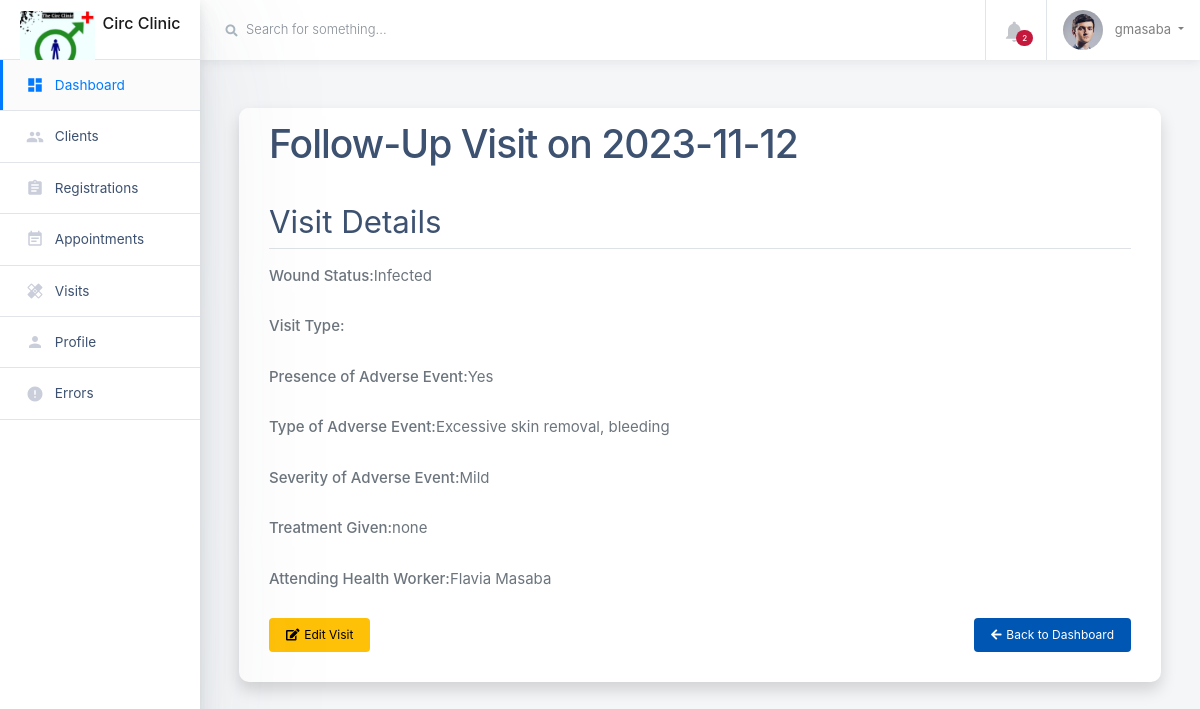
The page /follow-up-visit/1/ (signed in) on the database its author committed.
### circumcision/models.py (models this page shows, shortened)
class FollowUpVisit(models.Model):
    Client = models.ForeignKey(Client, on_delete=models.CASCADE ,default=1)
    visit_type = models.ForeignKey(VisitType, on_delete=models.SET_NULL, null=True, blank=True)
    visit_date = models.DateField(null=True, blank=True)
    wound_status = models.CharField(max_length=20, choices=[('healing', 'Healing'), ('infected', 'Infected'), ('other', 'Other')], null=True, blank=True)
    presence_of_adverse_event = models.BooleanField(default=False)
    type_of_adverse_event = models.ManyToManyField(AdverseEvent,  null=True, blank=True)
    severity_of_adverse_event = models.CharField(max_length=10, choices=[('mild', 'Mild'), ('moderate', 'Moderate'), ('severe', 'Severe')], null=True, blank=True)
    treatment_given = models.TextField(null=True, blank=True)
    attending_health_worker = models.CharField(max_length=100)

class AdverseEvent(models.Model):
    name = models.CharField(max_length=255)
    details = models.TextField(null=True, blank=True)
    def __str__(self):
        return self.name

### circumcision/views.py (the view)
# urls.py: path('follow-up-visit/<int:visit_id>/', follow_up_visit_detail, name='follow_up_visit_detail'),
def follow_up_visit_detail(request, visit_id):
    visit = get_object_or_404(FollowUpVisit, id=visit_id)
    return render(request, 'clients/follow_up_visit_detail.html', {'visit': visit})

### circumcision/templates/clients/follow_up_visit_detail.html (shortened to what this page needs)
{% extends 'base.html' %}
{% block content %}
<link href="https://cdnjs.cloudflare.com/ajax/libs/font-awesome/5.15.1/css/all.min.css" rel="stylesheet">
<div class="container mt-5">
    <div class="card shadow">
        <div class="card-header bg-custom-primary text-white">
            <h2 class="card-title">Follow-Up Visit on {{ visit.visit_date|date:"Y-m-d" }}</h2>
        </div>
        <div class="card-body">
            <h3 class="card-subtitle">Visit Details</h3>
            <p class="detail-label">Wound Status:<span class="detail-value">{{ visit.get_wound_status_display }}</span></p>
            <p class="detail-label">Visit Type:</p>
            <p class="detail-label">Presence of Adverse Event:<span class="detail-value">{{ visit.presence_of_adverse_event|yesno:"Yes,No" }}</span></p>
            {% if visit.presence_of_adverse_event %}
                <p class="detail-label">Type of Adverse Event:<span class="detail-value">{{ visit.type_of_adverse_event.all|join:", " }}</span></p>
                <p class="detail-label">Severity of Adverse Event:<span class="detail-value">{{ visit.get_severity_of_adverse_event_display }}</span></p>
            {% endif %}
            <p class="detail-label">Treatment Given:<span class="detail-value">{{ visit.treatment_given }}</span></p>
            <p class="detail-label">Attending Health Worker:<span class="detail-value">{{ visit.attending_health_worker }}</span></p>
            <div class="d-flex justify-content-between mt-4">
                <a href="{% url 'edit_follow_up_visit' visit.id %}" class="btn btn-custom-warning icon-btn">
                    <i class="fas fa-edit"></i> Edit Visit
                </a>
                <a href="{% url 'patient_dashbord' visit.Client.id %}" class="btn btn-custom-primary icon-btn">
                    <i class="fas fa-arrow-left"></i> Back to Dashboard
                </a>
            </div>
        </div>
    </div>
</div>
{% endblock %}

### circumcision/templates/base.html (shortened to what this page needs)
{% load static %}
{% include 'includes/_header.html' %}
<body class="h-100">
    <div class="container-fluid">
      <div class="row">
        {% include 'includes/_sidebar.html' %}
        <main class="main-content col-lg-10 col-md-9 col-sm-12 p-0 offset-lg-2 offset-md-3">
          <div class="main-navbar sticky-top bg-white">
            <nav class="navbar align-items-stretch navbar-light flex-md-nowrap p-0">
              <form action="#" class="main-navbar__search w-100 d-none d-md-flex d-lg-flex">
                <div class="input-group input-group-seamless ml-3">
                  <div class="input-group-prepend">
                    <div class="input-group-text">
                      <i class="fas fa-search"></i>
                    </div>
                  </div>
                  <input class="navbar-search form-control" type="text" placeholder="Search for something..." aria-label="Search"> </div>
              </form>
              <ul class="navbar-nav border-left flex-row ">
                <li class="nav-item border-right dropdown notifications">
                  <a class="nav-link nav-link-icon text-center" href="#" role="button" id="dropdownMenuLink" data-toggle="dropdown" aria-haspopup="true" aria-expanded="false">
                    <div class="nav-link-icon__wrapper">
                      <i class="material-icons">&#xE7F4;</i>
                      <span class="badge badge-pill badge-danger">2</span>
                    </div>
                  </a>
                </li>
                <li class="nav-item dropdown">
                  {% if request.user.is_authenticated %}
                  <a class="nav-link dropdown-toggle text-nowrap px-3" data-toggle="dropdown" href="#" role="button" aria-haspopup="true" aria-expanded="false">
                    <img class="user-avatar rounded-circle mr-2" src="{% static 'images/avatars/1.jpg' %}" alt="User Avatar">
                    <span class="d-none d-md-inline-block">{{ request.user }}</span>
                  </a>
                      {% endif %}
                </li>
              </ul>
            </nav>
          </div>
          <div class="main-content-container container-fluid px-4">
            {% block content %}
            {% endblock %}
          </div>
        </main>
      </div>
    </div>
  </body>
</html>

### circumcision/templates/clients/follow_up_visit_detail.html (style rules this page uses)
.detail-label { color: #6c757d; font-weight: 500; }
.detail-value { font-weight: 400; margin-bottom: 0.5rem; }
.icon-btn { display: inline-flex; align-items: center; }
.icon-btn i { margin-right: 0.3rem; }
.card-subtitle { border-bottom: 1px solid #dee2e6; padding-bottom: 0.5rem; margin-bottom: 1rem; }
.btn-custom-primary { background-color: #0056b3; color: white; }
.btn-custom-warning { background-color: #ffc107; color: black; }

### rows shown on the page
FollowUpVisit: visit_date "2023-11-12", wound_status "Infected", presence_of_adverse_event "Yes", type_of_adverse_event.all "Excessive skin removal, bleeding", severity_of_adverse_event "Mild", treatment_given "none", attending_health_worker "Flavia Masaba"

### other values the page prints
{{ request.user }} "gmasaba"
